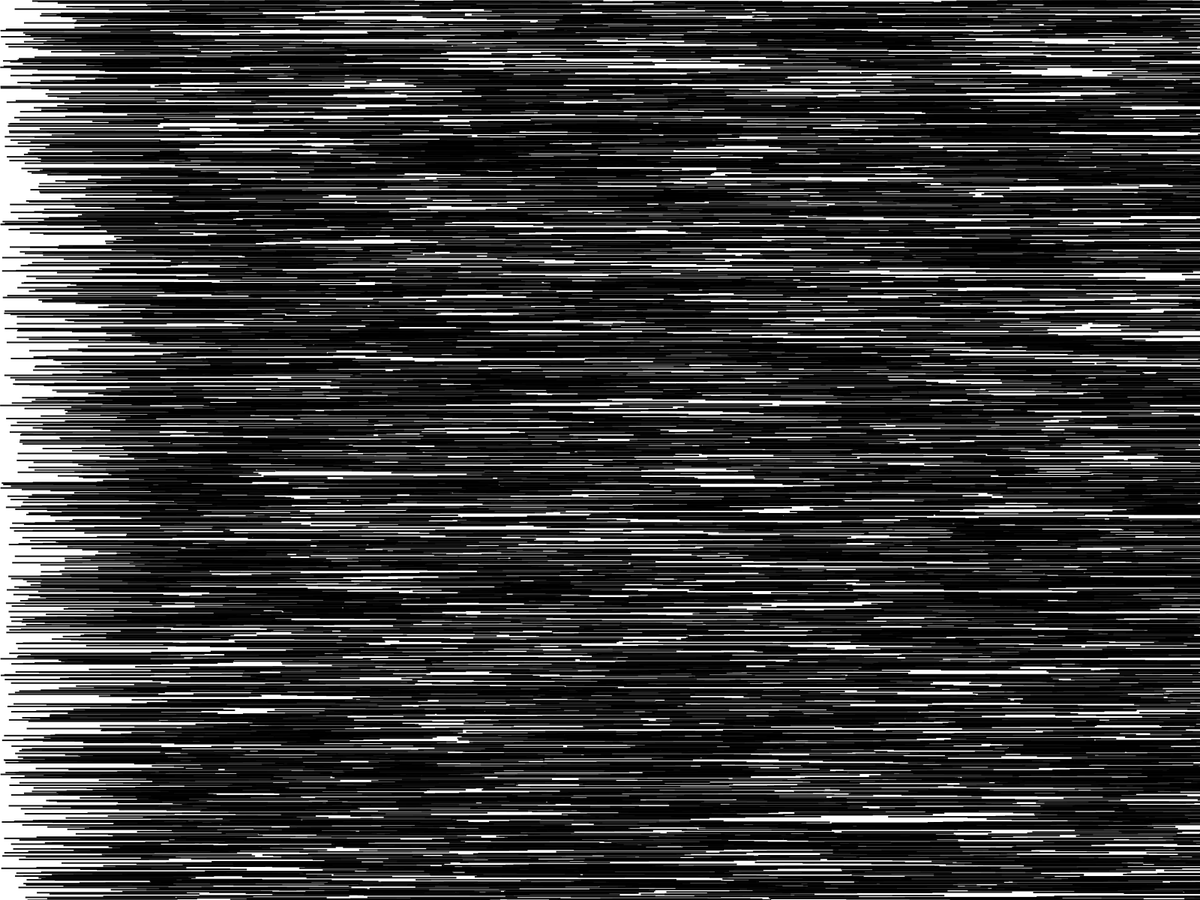
Frame 1 (no input)
Frame 60 (the mouse pressed at the canvas centre just before this capture): identical to frame 1, image omitted
Frame 120 (the mouse held since frame 60 and released just before this capture): identical to frame 1, image omitted

The Processing sketch that drew this single still picture (run headless with seeded random() and noise(); from frame 60 on, the mouse is pressed at the canvas centre):

// Processing sketch: for_loop
// ── for_loop.pde
void setup(){
  fullScreen();
  
  background(255, 255, 255);
  noStroke();
  
  for(int counter = 0; counter < 10000; counter += 1){
    float myRandomNumber = random(0, 2);
    
    if(myRandomNumber > 0.2){
      fill(0, 0, 0, 240);
    }else{
      fill(255, 255, 255, 40);
    }
    
    rect(random(0, width), random(0, height), 200, 2);
  }
}


void draw(){
  
}
